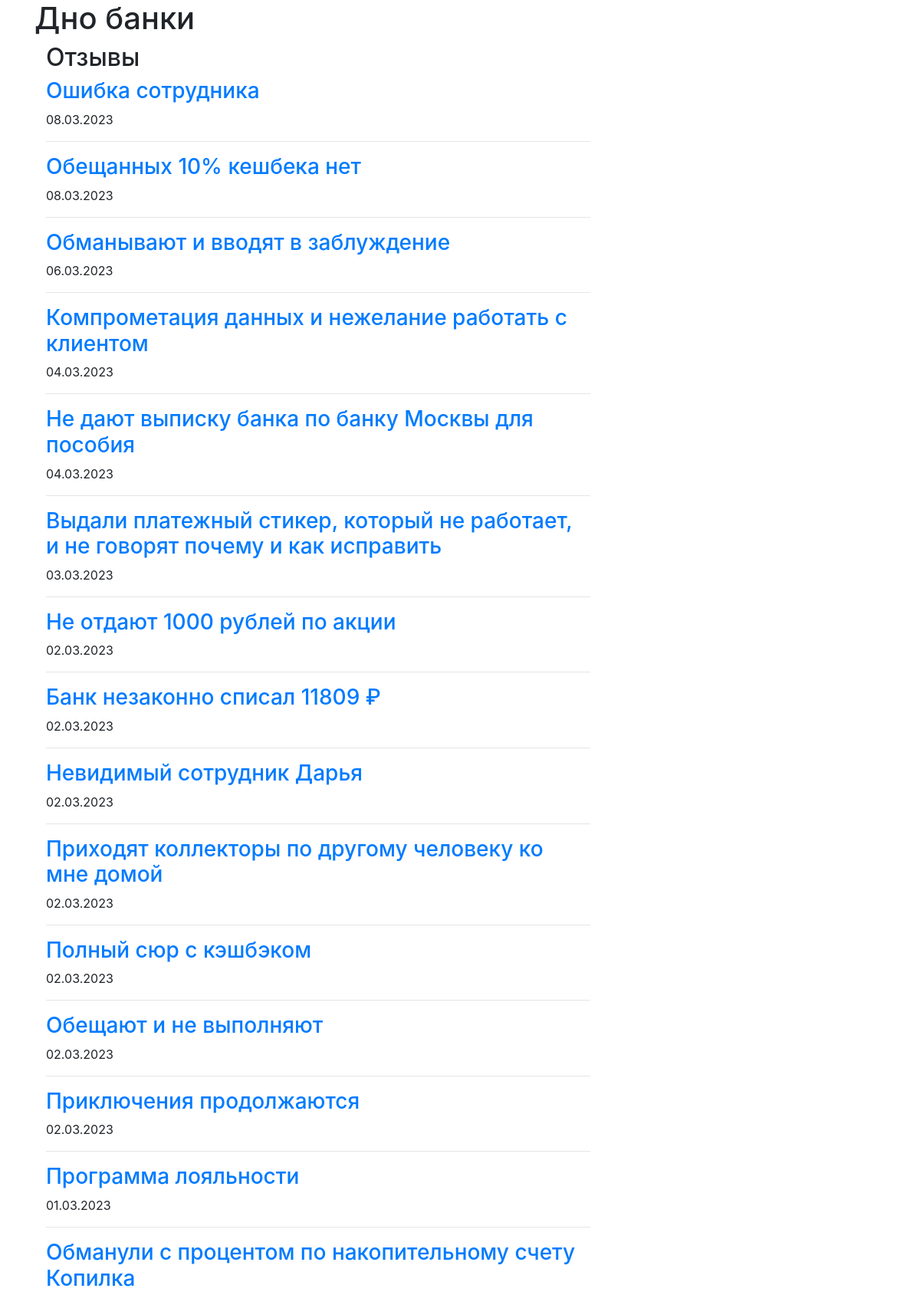
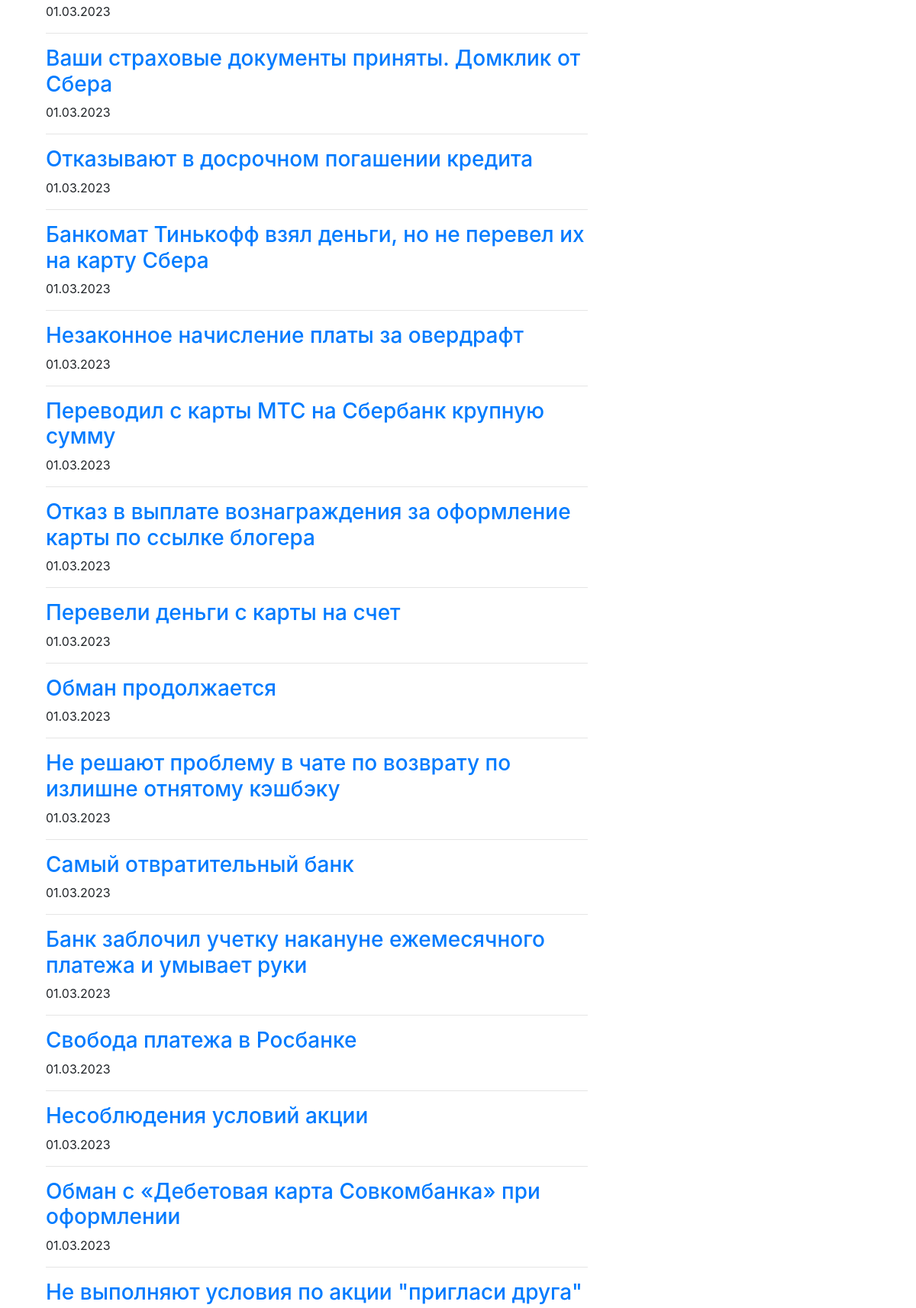
Screenshot of /feedback (upper part) with the database file from the repository (2 pictures, top to bottom).
### webapp_bottom/model.py (models this page shows, shortened)
class Feedback(db.Model):
        id_url = db.Column(db.String,unique=True, primary_key=True)
        url_page = db.Column(db.String, unique=True, nullable=False)
        bank_name = db.Column(db.String, nullable=False)
        category = db.Column(db.String, nullable=False)
        short_feedback = db.Column(db.String, nullable=False)
        response_date = db.Column(db.DateTime, nullable=False)
        response_city = db.Column(db.String, nullable=False)
        response_full = db.Column(db.Text, nullable=True)

### webapp_bottom/__init__.py (the view)
    @app.route("/feedback")
    def get_feedback():
        title = 'Дно банки'
        news = Feedback.query.order_by(Feedback.response_date.desc()).all()
        return render_template('feedback.html', page_title=title, news_list=news)

### webapp_bottom/templates/feedback.html (shortened to what this page needs)
<!doctype html>
<html lang="ru">
  <head>
    <link rel="stylesheet" href="https://cdn.jsdelivr.net/npm/bootstrap@4.1.3/dist/css/bootstrap.min.css">
  </head>
  <body>
    <div class="container">
    <h1>{{page_title}}</h1>
            <div class="col-8">
          <h2>Отзывы</h2>
          {% for news in news_list %}
          <h3><a href="{{ news.url_page }}">{{ news.short_feedback }}</a></h3>
          <p>{{ news.response_date.strftime('%d.%m.%Y') }}</p>
          <hr />
          {% endfor %}
            </div>
            </div>
  </body>
</html>

### rows the page displays
Feedback: short_feedback "Ошибка сотрудника", response_date "08.03.2023"
Feedback: short_feedback "Обещанных 10% кешбека нет", response_date "08.03.2023"
Feedback: short_feedback "Обманывают и вводят в заблуждение", response_date "06.03.2023"
Feedback: short_feedback "Компрометация данных и нежелание работать с клиентом", response_date "04.03.2023"
Feedback: short_feedback "Не дают выписку банка по банку Москвы для пособия", response_date "04.03.2023"
Feedback: short_feedback "Выдали платежный стикер, который не работает, и не говорят почему и как исправить", response_date "03.03.2023"
Feedback: short_feedback "Не отдают 1000 рублей по акции", response_date "02.03.2023"
Feedback: short_feedback "Банк незаконно списал 11809 ₽", response_date "02.03.2023"
Feedback: short_feedback "Невидимый сотрудник Дарья", response_date "02.03.2023"
Feedback: short_feedback "Приходят коллекторы по другому человеку ко мне домой", response_date "02.03.2023"
Feedback: short_feedback "Полный сюр с кэшбэком", response_date "02.03.2023"
Feedback: short_feedback "Обещают и не выполняют", response_date "02.03.2023"
Feedback: short_feedback "Приключения продолжаются", response_date "02.03.2023"
Feedback: short_feedback "Программа лояльности", response_date "01.03.2023"
Feedback: short_feedback "Обманули с процентом по накопительному счету Копилка", response_date "01.03.2023"
Feedback: short_feedback "Ваши страховые документы приняты. Домклик от Сбера", response_date "01.03.2023"
Feedback: short_feedback "Отказывают в досрочном погашении кредита", response_date "01.03.2023"
Feedback: short_feedback "Банкомат Тинькофф взял деньги, но не перевел их на карту Сбера", response_date "01.03.2023"
Feedback: short_feedback "Незаконное начисление платы за овердрафт", response_date "01.03.2023"
Feedback: short_feedback "Переводил с карты МТС на Сбербанк крупную сумму", response_date "01.03.2023"
Feedback: short_feedback "Отказ в выплате вознаграждения за оформление карты по ссылке блогера", response_date "01.03.2023"
Feedback: short_feedback "Перевели деньги с карты на счет", response_date "01.03.2023"
Feedback: short_feedback "Обман продолжается", response_date "01.03.2023"
Feedback: short_feedback "Не решают проблему в чате по возврату по излишне отнятому кэшбэку", response_date "01.03.2023"
Feedback: short_feedback "Самый отвратительный банк", response_date "01.03.2023"
Feedback: short_feedback "Банк заблочил учетку накануне ежемесячного платежа и умывает руки", response_date "01.03.2023"
Feedback: short_feedback "Свобода платежа в Росбанке", response_date "01.03.2023"
Feedback: short_feedback "Несоблюдения условий акции", response_date "01.03.2023"
Feedback: short_feedback "Обман с «Дебетовая карта Совкомбанка» при оформлении", response_date "01.03.2023"
Feedback: short_feedback "Не выполняют условия по акции \"пригласи друга\""

### other values shown
{{ page_title }} "Дно банки"
